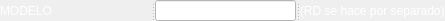
              <widget class="QSplitter" name="splitter_15">
               <property name="orientation">
                <enum>Qt::Horizontal</enum>
               </property>
               <widget class="QLabel" name="label_6">
                <property name="minimumSize">
                 <size>
                  <width>151</width>
                  <height>21</height>
                 </size>
                </property>
                <property name="maximumSize">
                 <size>
                  <width>151</width>
                  <height>16777215</height>
                 </size>
                </property>
                <property name="styleSheet">
                 <string notr="true">color: rgb(255, 255, 255);
font: 75 italic 8pt &quot;Arial&quot;;</string>
                </property>
                <property name="text">
                 <string>MODELO</string>
                </property>
               </widget>
               <widget class="QLineEdit" name="tractor_modelo">
                <property name="minimumSize">
                 <size>
                  <width>141</width>
                  <height>21</height>
                 </size>
                </property>
                <property name="maximumSize">
                 <size>
                  <width>141</width>
                  <height>21</height>
                 </size>
                </property>
                <property name="styleSheet">
                 <string notr="true">background-color: rgb(255, 255, 255);</string>
                </property>
                <property name="text">
                 <string/>
                </property>
               </widget>
               <widget class="QLabel" name="label_64">
                <property name="styleSheet">
                 <string notr="true">color: rgb(255, 255, 255);
font: 8pt &quot;Arial&quot;;</string>
                </property>
                <property name="text">
                 <string>(RD se hace por separado)</string>
                </property>
               </widget>
              </widget>
